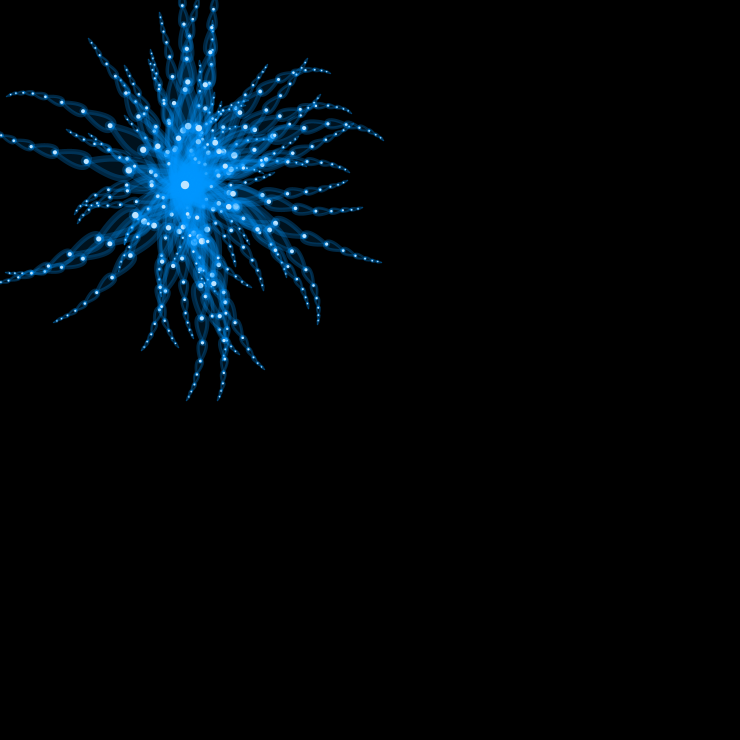
Frame 1 (no input)
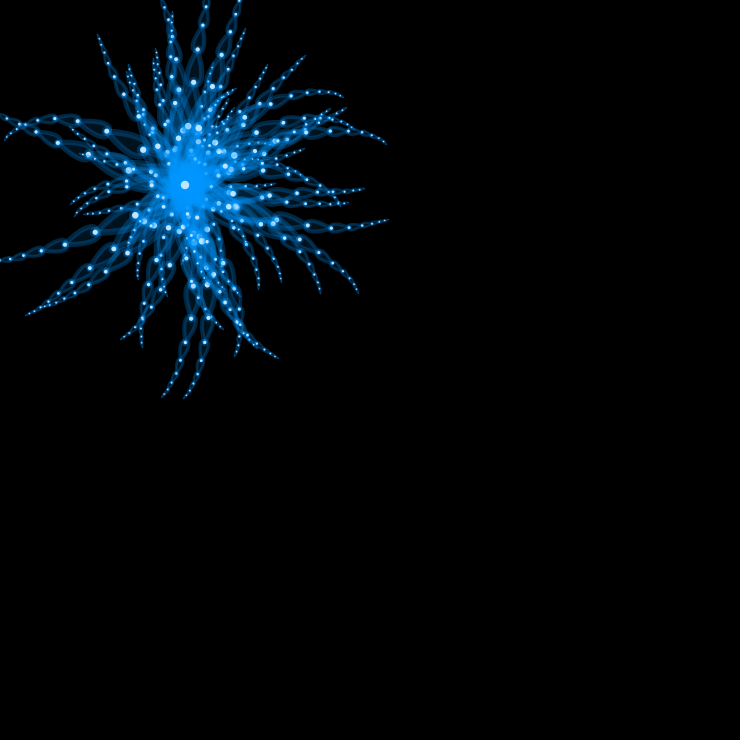
Frame 60 (the mouse pressed at the canvas centre just before this capture)
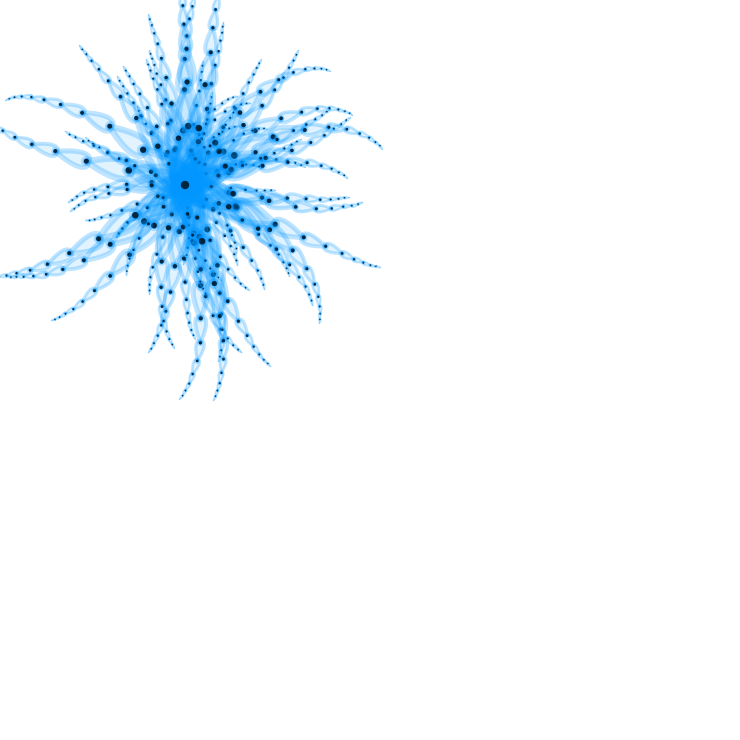
Frame 120 (the mouse held since frame 60 and released just before this capture)

The Processing sketch that drew these frames (run headless with seeded random() and noise(); from frame 60 on, the mouse is pressed at the canvas centre):

// Processing sketch: processing_158829
// ── processing_158829.pde

ArrayList branches = new ArrayList();
int fillColor = 255, backgroundColor = 0, maxSize = 65;
boolean doOnce = true;

void setup(){
  size(740, 740);
  stroke(0, 150, 255, 65);
  for(int i = 0; i < 65; i++){branches.add(new Branch());}
}

void draw(){
  background(backgroundColor);
  for(int i = 0; i < branches.size(); i++){
    Branch b = (Branch) branches.get(i);
    pushMatrix();
    translate(width/4, height/4);
    rotate(radians(b.startAngle));
    b.branch(b.segments);
    popMatrix();
  }
}

class Branch {
  float segments, startAngle, angle, theta, num;
  Branch(){
    segments = random(30, 80);
    startAngle = random(-360, 360);
    angle = map(startAngle, -360, 360, -10, 10);
  }
  
  void branch(float len){
    len *= 0.75;
    float t = map(len, 1, 70, 1, 10);
    theta = angle + sin(len+num) * 5;
    strokeWeight(t);
    fill(0, 150, 255, 30);
    bezier(0, 0, 0, t, -len/2, t, 0, -len);
    bezier(0, 0, 0, t, len/2, t, 0, -len);
    fill(fillColor);
    ellipse(0, 0, t, t);
    translate(0, -len);
    if(len > 5){
      pushMatrix();
      rotate(radians(-theta));
      branch(len);
      popMatrix(); 
    }
    num += 0.005;
  }
}

void mousePressed(){
  if(doOnce && backgroundColor == 255){
    backgroundColor = 0;
    fillColor = 255;
    doOnce = false;
  }
  if(doOnce && backgroundColor == 0){
    backgroundColor = 255;
    fillColor = 0;
    doOnce = false;
  }
}
 
void mouseReleased(){
  doOnce = true;
}
